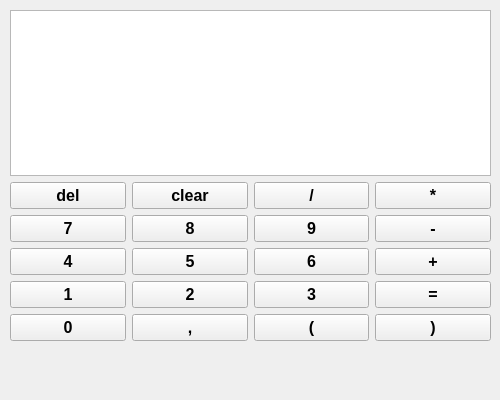
<?xml version="1.0" encoding="UTF-8"?>
<ui version="4.0">
 <class>Form</class>
 <widget class="QWidget" name="Form">
  <property name="enabled">
   <bool>true</bool>
  </property>
  <property name="geometry">
   <rect>
    <x>0</x>
    <y>0</y>
    <width>500</width>
    <height>400</height>
   </rect>
  </property>
  <property name="maximumSize">
   <size>
    <width>600</width>
    <height>400</height>
   </size>
  </property>
  <property name="windowTitle">
   <string>Form</string>
  </property>
  <property name="accessibleDescription">
   <string/>
  </property>
  <property name="styleSheet">
   <string notr="true"/>
  </property>
  <widget class="QWidget" name="verticalLayoutWidget">
   <property name="geometry">
    <rect>
     <x>10</x>
     <y>10</y>
     <width>481</width>
     <height>331</height>
    </rect>
   </property>
   <layout class="QVBoxLayout" name="verticalLayout">
    <item>
     <widget class="QTextEdit" name="Tab">
      <property name="font">
       <font>
        <family>Calibri</family>
        <pointsize>20</pointsize>
       </font>
      </property>
      <property name="documentTitle">
       <string/>
      </property>
      <property name="readOnly">
       <bool>true</bool>
      </property>
      <property name="placeholderText">
       <string/>
      </property>
     </widget>
    </item>
    <item>
     <layout class="QGridLayout" name="gridLayout">
      <item row="3" column="3">
       <widget class="QPushButton" name="pushButton_plus">
        <property name="font">
         <font>
          <pointsize>12</pointsize>
          <weight>75</weight>
          <italic>false</italic>
          <bold>true</bold>
          <underline>false</underline>
          <strikeout>false</strikeout>
         </font>
        </property>
        <property name="text">
         <string>+</string>
        </property>
       </widget>
      </item>
      <item row="0" column="1">
       <widget class="QPushButton" name="pushButton_clear">
        <property name="font">
         <font>
          <pointsize>12</pointsize>
          <weight>75</weight>
          <italic>false</italic>
          <bold>true</bold>
          <underline>false</underline>
          <strikeout>false</strikeout>
         </font>
        </property>
        <property name="text">
         <string>clear</string>
        </property>
       </widget>
      </item>
      <item row="6" column="0">
       <widget class="QPushButton" name="pushButton_1">
        <property name="font">
         <font>
          <pointsize>12</pointsize>
          <weight>75</weight>
          <italic>false</italic>
          <bold>true</bold>
          <underline>false</underline>
          <strikeout>false</strikeout>
         </font>
        </property>
        <property name="text">
         <string>1</string>
        </property>
       </widget>
      </item>
      <item row="3" column="0">
       <widget class="QPushButton" name="pushButton_4">
        <property name="font">
         <font>
          <pointsize>12</pointsize>
          <weight>75</weight>
          <italic>false</italic>
          <bold>true</bold>
          <underline>false</underline>
          <strikeout>false</strikeout>
         </font>
        </property>
        <property name="text">
         <string>4</string>
        </property>
       </widget>
      </item>
      <item row="2" column="0">
       <widget class="QPushButton" name="pushButton_7">
        <property name="font">
         <font>
          <pointsize>12</pointsize>
          <weight>75</weight>
          <italic>false</italic>
          <bold>true</bold>
          <underline>false</underline>
          <strikeout>false</strikeout>
         </font>
        </property>
        <property name="text">
         <string>7</string>
        </property>
       </widget>
      </item>
      <item row="6" column="3">
       <widget class="QPushButton" name="pushButton_eq">
        <property name="font">
         <font>
          <pointsize>12</pointsize>
          <weight>75</weight>
          <italic>false</italic>
          <bold>true</bold>
          <underline>false</underline>
          <strikeout>false</strikeout>
         </font>
        </property>
        <property name="text">
         <string>=</string>
        </property>
       </widget>
      </item>
      <item row="2" column="3">
       <widget class="QPushButton" name="pushButton_minus">
        <property name="font">
         <font>
          <pointsize>12</pointsize>
          <weight>75</weight>
          <italic>false</italic>
          <bold>true</bold>
          <underline>false</underline>
          <strikeout>false</strikeout>
         </font>
        </property>
        <property name="text">
         <string>-</string>
        </property>
       </widget>
      </item>
      <item row="0" column="3">
       <widget class="QPushButton" name="pushButton_mult">
        <property name="font">
         <font>
          <pointsize>12</pointsize>
          <weight>75</weight>
          <italic>false</italic>
          <bold>true</bold>
          <underline>false</underline>
          <strikeout>false</strikeout>
         </font>
        </property>
        <property name="text">
         <string>*</string>
        </property>
       </widget>
      </item>
      <item row="0" column="0">
       <widget class="QPushButton" name="pushButton_del">
        <property name="font">
         <font>
          <pointsize>12</pointsize>
          <weight>75</weight>
          <italic>false</italic>
          <bold>true</bold>
          <underline>false</underline>
          <strikeout>false</strikeout>
         </font>
        </property>
        <property name="text">
         <string>del</string>
        </property>
       </widget>
      </item>
      <item row="0" column="2">
       <widget class="QPushButton" name="pushButton_div">
        <property name="font">
         <font>
          <pointsize>12</pointsize>
          <weight>75</weight>
          <italic>false</italic>
          <bold>true</bold>
          <underline>false</underline>
          <strikeout>false</strikeout>
         </font>
        </property>
        <property name="text">
         <string>/</string>
        </property>
       </widget>
      </item>
      <item row="2" column="1">
       <widget class="QPushButton" name="pushButton_8">
        <property name="font">
         <font>
          <pointsize>12</pointsize>
          <weight>75</weight>
          <italic>false</italic>
          <bold>true</bold>
          <underline>false</underline>
          <strikeout>false</strikeout>
         </font>
        </property>
        <property name="text">
         <string>8</string>
        </property>
       </widget>
      </item>
      <item row="3" column="1">
       <widget class="QPushButton" name="pushButton_5">
        <property name="font">
         <font>
          <pointsize>12</pointsize>
          <weight>75</weight>
          <italic>false</italic>
          <bold>true</bold>
          <underline>false</underline>
          <strikeout>false</strikeout>
         </font>
        </property>
        <property name="text">
         <string>5</string>
        </property>
       </widget>
      </item>
      <item row="6" column="1">
       <widget class="QPushButton" name="pushButton_2">
        <property name="font">
         <font>
          <pointsize>12</pointsize>
          <weight>75</weight>
          <italic>false</italic>
          <bold>true</bold>
          <underline>false</underline>
          <strikeout>false</strikeout>
         </font>
        </property>
        <property name="text">
         <string>2</string>
        </property>
       </widget>
      </item>
      <item row="2" column="2">
       <widget class="QPushButton" name="pushButton_9">
        <property name="font">
         <font>
          <pointsize>12</pointsize>
          <weight>75</weight>
          <italic>false</italic>
          <bold>true</bold>
          <underline>false</underline>
          <strikeout>false</strikeout>
         </font>
        </property>
        <property name="text">
         <string>9</string>
        </property>
       </widget>
      </item>
      <item row="3" column="2">
       <widget class="QPushButton" name="pushButton_6">
        <property name="font">
         <font>
          <pointsize>12</pointsize>
          <weight>75</weight>
          <italic>false</italic>
          <bold>true</bold>
          <underline>false</underline>
          <strikeout>false</strikeout>
         </font>
        </property>
        <property name="text">
         <string>6</string>
        </property>
       </widget>
      </item>
      <item row="6" column="2">
       <widget class="QPushButton" name="pushButton_3">
        <property name="font">
         <font>
          <pointsize>12</pointsize>
          <weight>75</weight>
          <italic>false</italic>
          <bold>true</bold>
          <underline>false</underline>
          <strikeout>false</strikeout>
         </font>
        </property>
        <property name="text">
         <string>3</string>
        </property>
       </widget>
      </item>
      <item row="7" column="0">
       <widget class="QPushButton" name="pushButton_0">
        <property name="font">
         <font>
          <pointsize>12</pointsize>
          <weight>75</weight>
          <italic>false</italic>
          <bold>true</bold>
          <underline>false</underline>
          <strikeout>false</strikeout>
         </font>
        </property>
        <property name="text">
         <string>0</string>
        </property>
       </widget>
      </item>
      <item row="7" column="1">
       <widget class="QPushButton" name="pushButton_dot">
        <property name="font">
         <font>
          <pointsize>12</pointsize>
          <weight>75</weight>
          <italic>false</italic>
          <bold>true</bold>
          <underline>false</underline>
          <strikeout>false</strikeout>
         </font>
        </property>
        <property name="text">
         <string>,</string>
        </property>
       </widget>
      </item>
      <item row="7" column="2">
       <widget class="QPushButton" name="pushButton_Lbracket">
        <property name="font">
         <font>
          <pointsize>12</pointsize>
          <weight>75</weight>
          <italic>false</italic>
          <bold>true</bold>
          <underline>false</underline>
          <strikeout>false</strikeout>
         </font>
        </property>
        <property name="text">
         <string>(</string>
        </property>
       </widget>
      </item>
      <item row="7" column="3">
       <widget class="QPushButton" name="pushButton_Rbracket">
        <property name="font">
         <font>
          <pointsize>12</pointsize>
          <weight>75</weight>
          <italic>false</italic>
          <bold>true</bold>
          <underline>false</underline>
          <strikeout>false</strikeout>
         </font>
        </property>
        <property name="text">
         <string>)</string>
        </property>
       </widget>
      </item>
     </layout>
    </item>
   </layout>
  </widget>
 </widget>
 <resources/>
 <connections/>
</ui>
